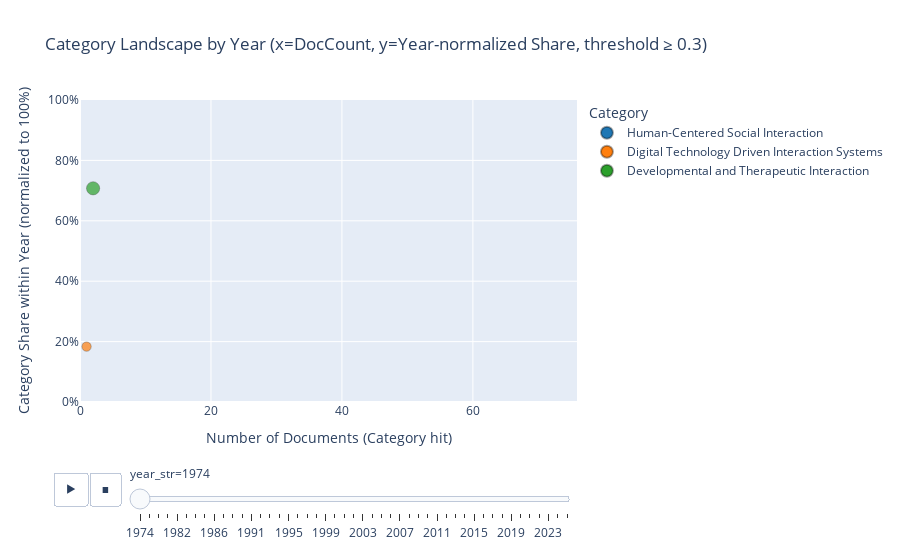

Notebook code cell kept with this figure:
### Code cell
import plotly.graph_objects as go

# -----------------------------------------
# 0) 범주 매핑
# -----------------------------------------
category_map = {
    "Human-Centered Social Interaction": ["Topic 4", "Topic 5", "Topic 6"],
    "Digital Technology Driven Interaction Systems": ["Topic 1", "Topic 3"],
    "Developmental and Therapeutic Interaction": ["Topic 2"]
}

threshold = 0.3  # DocCount 기준

# 요청한(이미지와 같은) 색상 계열
color_map = {
    "Human-Centered Social Interaction": "#1f77b4",   # 파랑
    "Digital Technology Driven Interaction Systems": "#ff7f0e",  # 주황
    "Developmental and Therapeutic Interaction": "#2ca02c"       # 초록
}

# dt: columns = year(int), Topic 1..K(float)
# (dt가 이미 만들어져 있다고 가정)
for cat, topics in category_map.items():
    missing = [t for t in topics if t not in dt.columns]
    if missing:
        raise ValueError(f"[{cat}]에 매핑된 토픽이 dt에 없어요: {missing}")

years_sorted = sorted(dt["year"].unique())
cat_order = list(category_map.keys())

# -----------------------------------------
# 1) 연도별 토픽 평균 (year x topics)
# -----------------------------------------
topic_cols = [c for c in dt.columns if c.startswith("Topic ")]
year_topic_mean = dt.groupby("year")[topic_cols].mean().reindex(years_sorted)

# -----------------------------------------
# 2) 연도별 범주 합 S_{y,c} (sum of topic means within category)
# -----------------------------------------
df_cat_sum = pd.DataFrame({"year": years_sorted})
for cat, topics in category_map.items():
    df_cat_sum[cat] = year_topic_mean[topics].sum(axis=1).values

# -----------------------------------------
# 3) 연도별 비중 P_{y,c} = S_{y,c} / Σ_c S_{y,c}
#    -> 연도별 100% 정규화
# -----------------------------------------
row_sum = df_cat_sum[cat_order].sum(axis=1).replace(0, np.nan)

df_cat_share = df_cat_sum.copy()
df_cat_share[cat_order] = df_cat_sum[cat_order].div(row_sum, axis=0).fillna(0)

df_cat_share_long = df_cat_share.melt(
    id_vars="year", var_name="Category", value_name="Share"
)

# -----------------------------------------
# 4) 연도별 범주 문서수 (union hit)
#    -> 범주 토픽 중 하나라도 threshold 이상이면 그 범주에 "해당"으로 카운트
# -----------------------------------------
df_cat_cnt = pd.DataFrame({"year": years_sorted})
for cat, topics in category_map.items():
    hit = (dt[topics] >= threshold).any(axis=1).astype(int)
    tmp = pd.DataFrame({"year": dt["year"].values, "hit": hit.values})
    df_cat_cnt[cat] = (
        tmp.groupby("year")["hit"]
           .sum()
           .reindex(years_sorted)
           .fillna(0)
           .astype(int)
           .values
    )

df_cat_cnt_long = df_cat_cnt.melt(
    id_vars="year", var_name="Category", value_name="DocCount"
)

# -----------------------------------------
# 5) 결합 (Plotly용)
# -----------------------------------------
df_plot = (
    pd.merge(df_cat_share_long, df_cat_cnt_long, on=["year", "Category"], how="left")
      .fillna(0)
)
df_plot["year_str"] = df_plot["year"].astype(int).astype(str)

# -----------------------------------------
# 6) Animated Bubble: x=DocCount, y=Share
#    - 버블 크기: DocCount (값에 따라 변화)
#    - 범례 마커 크기: 고정 (더미 trace로 처리)
# -----------------------------------------
fig = px.scatter(
    df_plot,
    x="DocCount",
    y="Share",
    size="DocCount",
    color="Category",
    animation_frame="year_str",
    animation_group="Category",
    color_discrete_map=color_map,
    category_orders={"year_str": [str(y) for y in years_sorted], "Category": cat_order},
    range_x=[0, df_plot["DocCount"].max() * 1.1],
    range_y=[0, 1],
    size_max=55,
    title=f"Category Landscape by Year (x=DocCount, y=Year-normalized Share, threshold ≥ {threshold})"
)

# (가독성) 실제 점 테두리
fig.update_traces(marker=dict(line=dict(width=1, color="rgba(0,0,0,0.35)")))

# ✅ 6-1) px가 만든 "기본 범례" 전부 끄기 (현재 trace)
for tr in fig.data:
    tr.showlegend = False

# ✅ 6-2) 애니메이션 프레임 안 trace들도 범례 끄기 (중복 해결 핵심)
if hasattr(fig, "frames") and fig.frames:
    for fr in fig.frames:
        for tr in fr.data:
            tr.showlegend = False

# ✅ 6-3) 범례 전용 더미 trace 추가 (고정 크기 마커)
legend_marker_size = 14
for cat in cat_order:
    fig.add_trace(
        go.Scatter(
            x=[None],
            y=[None],
            mode="markers",
            marker=dict(
                size=legend_marker_size,
                color=color_map[cat],
                symbol="circle",
                line=dict(width=1, color="rgba(0,0,0,0.35)")
            ),
            name=cat,
            showlegend=True,
            hoverinfo="skip"
        )
    )

# 축/레이아웃
fig.update_yaxes(tickformat=".0%")
fig.update_layout(
    xaxis_title="Number of Documents (Category hit)",
    yaxis_title="Category Share within Year (normalized to 100%)",
    legend_title_text="Category"
)

# 속도 + 부드러운 전환
fig.layout.updatemenus[0].buttons[0].args[1]["frame"]["duration"] = 1200
fig.layout.updatemenus[0].buttons[0].args[1]["transition"] = {
    "duration": 900,
    "easing": "cubic-in-out"
}

fig.show()

# (선택) 저장
os.makedirs("outputs", exist_ok=True)
fig.write_html("outputs/category_landscape_year_normalized_share.html")

### Figure 1 — Plotly figure (JSON) as saved in the notebook; plotly's stock layout.template omitted (floating-point values rounded to 4 significant figures)
{"data": [{"hovertemplate": "Category=Human-Centered Social Interaction<br>year_str=1974<br>DocCount=%{marker.size}<br>Share=%{y}<extra></extra>", "ids": ["Human-Centered Social Interaction"], "legendgroup": "Human-Centered Social Interaction", "marker": {"color": "#1f77b4", "line": {"color": "rgba(0,0,0,0.35)", "width": 1}, "size": [0], "sizemode": "area", "sizeref": 0.02281, "symbol": "circle"}, "mode": "markers", "name": "Human-Centered Social Interaction", "orientation": "v", "showlegend": false, "type": "scatter", "x": [0], "xaxis": "x", "y": [0.109], "yaxis": "y"}, {"hovertemplate": "Category=Digital Technology Driven Interaction Systems<br>year_str=1974<br>DocCount=%{marker.size}<br>Share=%{y}<extra></extra>", "ids": ["Digital Technology Driven Interaction Systems"], "legendgroup": "Digital Technology Driven Interaction Systems", "marker": {"color": "#ff7f0e", "line": {"color": "rgba(0,0,0,0.35)", "width": 1}, "size": [1], "sizemode": "area", "sizeref": 0.02281, "symbol": "circle"}, "mode": "markers", "name": "Digital Technology Driven Interaction Systems", "orientation": "v", "showlegend": false, "type": "scatter", "x": [1], "xaxis": "x", "y": [0.1834], "yaxis": "y"}, {"hovertemplate": "Category=Developmental and Therapeutic Interaction<br>year_str=1974<br>DocCount=%{marker.size}<br>Share=%{y}<extra></extra>", "ids": ["Developmental and Therapeutic Interaction"], "legendgroup": "Developmental and Therapeutic Interaction", "marker": {"color": "#2ca02c", "line": {"color": "rgba(0,0,0,0.35)", "width": 1}, "size": [2], "sizemode": "area", "sizeref": 0.02281, "symbol": "circle"}, "mode": "markers", "name": "Developmental and Therapeutic Interaction", "orientation": "v", "showlegend": false, "type": "scatter", "x": [2], "xaxis": "x", "y": [0.7076], "yaxis": "y"}, {"hoverinfo": "skip", "marker": {"color": "#1f77b4", "line": {"color": "rgba(0,0,0,0.35)", "width": 1}, "size": 14, "symbol": "circle"}, "mode": "markers", "name": "Human-Centered Social Interaction", "showlegend": true, "type": "scatter", "x": [null], "y": [null]}, {"hoverinfo": "skip", "marker": {"color": "#ff7f0e", "line": {"color": "rgba(0,0,0,0.35)", "width": 1}, "size": 14, "symbol": "circle"}, "mode": "markers", "name": "Digital Technology Driven Interaction Systems", "showlegend": true, "type": "scatter", "x": [null], "y": [null]}, {"hoverinfo": "skip", "marker": {"color": "#2ca02c", "line": {"color": "rgba(0,0,0,0.35)", "width": 1}, "size": 14, "symbol": "circle"}, "mode": "markers", "name": "Developmental and Therapeutic Interaction", "showlegend": true, "type": "scatter", "x": [null], "y": [null]}], "layout": {"legend": {"itemsizing": "constant", "title": {"text": "Category"}, "tracegroupgap": 0}, "sliders": [{"active": 0, "currentvalue": {"prefix": "year_str="}, "len": 0.9, "pad": {"b": 10, "t": 60}, "steps": [{"args": [["1974"], {"frame": {"duration": 0, "redraw": false}, "fromcurrent": true, "mode": "immediate", "transition": {"duration": 0, "easing": "linear"}}], "label": "1974", "method": "animate"}, {"args": [["1976"], {"frame": {"duration": 0, "redraw": false}, "fromcurrent": true, "mode": "immediate", "transition": {"duration": 0, "easing": "linear"}}], "label": "1976", "method": "animate"}, {"args": [["1980"], {"frame": {"duration": 0, "redraw": false}, "fromcurrent": true, "mode": "immediate", "transition": {"duration": 0, "easing": "linear"}}], "label": "1980", "method": "animate"}, {"args": [["1981"], {"frame": {"duration": 0, "redraw": false}, "fromcurrent": true, "mode": "immediate", "transition": {"duration": 0, "easing": "linear"}}], "label": "1981", "method": "animate"}, {"args": [["1982"], {"frame": {"duration": 0, "redraw": false}, "fromcurrent": true, "mode": "immediate", "transition": {"duration": 0, "easing": "linear"}}], "label": "1982", "method": "animate"}, {"args": [["1983"], {"frame": {"duration": 0, "redraw": false}, "fromcurrent": true, "mode": "immediate", "transition": {"duration": 0, "easing": "linear"}}], "label": "1983", "method": "animate"}, {"args": [["1984"], {"frame": {"duration": 0, "redraw": false}, "fromcurrent": true, "mode": "immediate", "transition": {"duration": 0, "easing": "linear"}}], "label": "1984", "method": "animate"}, {"args": [["1985"], {"frame": {"duration": 0, "redraw": false}, "fromcurrent": true, "mode": "immediate", "transition": {"duration": 0, "easing": "linear"}}], "label": "1985", "method": "animate"}, {"args": [["1986"], {"frame": {"duration": 0, "redraw": false}, "fromcurrent": true, "mode": "immediate", "transition": {"duration": 0, "easing": "linear"}}], "label": "1986", "method": "animate"}, {"args": [["1987"], {"frame": {"duration": 0, "redraw": false}, "fromcurrent": true, "mode": "immediate", "transition": {"duration": 0, "easing": "linear"}}], "label": "1987", "method": "animate"}, {"args": [["1989"], {"frame": {"duration": 0, "redraw": false}, "fromcurrent": true, "mode": "immediate", "transition": {"duration": 0, "easing": "linear"}}], "label": "1989", "method": "animate"}, {"args": [["1990"], {"frame": {"duration": 0, "redraw": false}, "fromcurrent": true, "mode": "immediate", "transition": {"duration": 0, "easing": "linear"}}], "label": "1990", "method": "animate"}, {"args": [["1991"], {"frame": {"duration": 0, "redraw": false}, "fromcurrent": true, "mode": "immediate", "transition": {"duration": 0, "easing": "linear"}}], "label": "1991", "method": "animate"}, {"args": [["1992"], {"frame": {"duration": 0, "redraw": false}, "fromcurrent": true, "mode": "immediate", "transition": {"duration": 0, "easing": "linear"}}], "label": "1992", "method": "animate"}, {"args": [["1993"], {"frame": {"duration": 0, "redraw": false}, "fromcurrent": true, "mode": "immediate", "transition": {"duration": 0, "easing": "linear"}}], "label": "1993", "method": "animate"}, {"args": [["1994"], {"frame": {"duration": 0, "redraw": false}, "fromcurrent": true, "mode": "immediate", "transition": {"duration": 0, "easing": "linear"}}], "label": "1994", "method": "animate"}, {"args": [["1995"], {"frame": {"duration": 0, "redraw": false}, "fromcurrent": true, "mode": "immediate", "transition": {"duration": 0, "easing": "linear"}}], "label": "1995", "method": "animate"}, {"args": [["1996"], {"frame": {"duration": 0, "redraw": false}, "fromcurrent": true, "mode": "immediate", "transition": {"duration": 0, "easing": "linear"}}], "label": "1996", "method": "animate"}, {"args": [["1997"], {"frame": {"duration": 0, "redraw": false}, "fromcurrent": true, "mode": "immediate", "transition": {"duration": 0, "easing": "linear"}}], "label": "1997", "method": "animate"}, {"args": [["1998"], {"frame": {"duration": 0, "redraw": false}, "fromcurrent": true, "mode": "immediate", "transition": {"duration": 0, "easing": "linear"}}], "label": "1998", "method": "animate"}, {"args": [["1999"], {"frame": {"duration": 0, "redraw": false}, "fromcurrent": true, "mode": "immediate", "transition": {"duration": 0, "easing": "linear"}}], "label": "1999", "method": "animate"}, {"args": [["2000"], {"frame": {"duration": 0, "redraw": false}, "fromcurrent": true, "mode": "immediate", "transition": {"duration": 0, "easing": "linear"}}], "label": "2000", "method": "animate"}, {"args": [["2001"], {"frame": {"duration": 0, "redraw": false}, "fromcurrent": true, "mode": "immediate", "transition": {"duration": 0, "easing": "linear"}}], "label": "2001", "method": "animate"}, {"args": [["2002"], {"frame": {"duration": 0, "redraw": false}, "fromcurrent": true, "mode": "immediate", "transition": {"duration": 0, "easing": "linear"}}], "label": "2002", "method": "animate"}, {"args": [["2003"], {"frame": {"duration": 0, "redraw": false}, "fromcurrent": true, "mode": "immediate", "transition": {"duration": 0, "easing": "linear"}}], "label": "2003", "method": "animate"}, {"args": [["2004"], {"frame": {"duration": 0, "redraw": false}, "fromcurrent": true, "mode": "immediate", "transition": {"duration": 0, "easing": "linear"}}], "label": "2004", "method": "animate"}, {"args": [["2005"], {"frame": {"duration": 0, "redraw": false}, "fromcurrent": true, "mode": "immediate", "transition": {"duration": 0, "easing": "linear"}}], "label": "2005", "method": "animate"}, {"args": [["2006"], {"frame": {"duration": 0, "redraw": false}, "fromcurrent": true, "mode": "immediate", "transition": {"duration": 0, "easing": "linear"}}], "label": "2006", "method": "animate"}, {"args": [["2007"], {"frame": {"duration": 0, "redraw": false}, "fromcurrent": true, "mode": "immediate", "transition": {"duration": 0, "easing": "linear"}}], "label": "2007", "method": "animate"}, {"args": [["2008"], {"frame": {"duration": 0, "redraw": false}, "fromcurrent": true, "mode": "immediate", "transition": {"duration": 0, "easing": "linear"}}], "label": "2008", "method": "animate"}, {"args": [["2009"], {"frame": {"duration": 0, "redraw": false}, "fromcurrent": true, "mode": "immediate", "transition": {"duration": 0, "easing": "linear"}}], "label": "2009", "method": "animate"}, {"args": [["2010"], {"frame": {"duration": 0, "redraw": false}, "fromcurrent": true, "mode": "immediate", "transition": {"duration": 0, "easing": "linear"}}], "label": "2010", "method": "animate"}, {"args": [["2011"], {"frame": {"duration": 0, "redraw": false}, "fromcurrent": true, "mode": "immediate", "transition": {"duration": 0, "easing": "linear"}}], "label": "2011", "method": "animate"}, {"args": [["2012"], {"frame": {"duration": 0, "redraw": false}, "fromcurrent": true, "mode": "immediate", "transition": {"duration": 0, "easing": "linear"}}], "label": "2012", "method": "animate"}, {"args": [["2013"], {"frame": {"duration": 0, "redraw": false}, "fromcurrent": true, "mode": "immediate", "transition": {"duration": 0, "easing": "linear"}}], "label": "2013", "method": "animate"}, {"args": [["2014"], {"frame": {"duration": 0, "redraw": false}, "fromcurrent": true, "mode": "immediate", "transition": {"duration": 0, "easing": "linear"}}], "label": "2014", "method": "animate"}, {"args": [["2015"], {"frame": {"duration": 0, "redraw": false}, "fromcurrent": true, "mode": "immediate", "transition": {"duration": 0, "easing": "linear"}}], "label": "2015", "method": "animate"}, {"args": [["2016"], {"frame": {"duration": 0, "redraw": false}, "fromcurrent": true, "mode": "immediate", "transition": {"duration": 0, "easing": "linear"}}], "label": "2016", "method": "animate"}, {"args": [["2017"], {"frame": {"duration": 0, "redraw": false}, "fromcurrent": true, "mode": "immediate", "transition": {"duration": 0, "easing": "linear"}}], "label": "2017", "method": "animate"}, {"args": [["2018"], {"frame": {"duration": 0, "redraw": false}, "fromcurrent": true, "mode": "immediate", "transition": {"duration": 0, "easing": "linear"}}], "label": "2018", "method": "animate"}, {"args": [["2019"], {"frame": {"duration": 0, "redraw": false}, "fromcurrent": true, "mode": "immediate", "transition": {"duration": 0, "easing": "linear"}}], "label": "2019", "method": "animate"}, {"args": [["2020"], {"frame": {"duration": 0, "redraw": false}, "fromcurrent": true, "mode": "immediate", "transition": {"duration": 0, "easing": "linear"}}], "label": "2020", "method": "animate"}, {"args": [["2021"], {"frame": {"duration": 0, "redraw": false}, "fromcurrent": true, "mode": "immediate", "transition": {"duration": 0, "easing": "linear"}}], "label": "2021", "method": "animate"}, {"args": [["2022"], {"frame": {"duration": 0, "redraw": false}, "fromcurrent": true, "mode": "immediate", "transition": {"duration": 0, "easing": "linear"}}], "label": "2022", "method": "animate"}, {"args": [["2023"], {"frame": {"duration": 0, "redraw": false}, "fromcurrent": true, "mode": "immediate", "transition": {"duration": 0, "easing": "linear"}}], "label": "2023", "method": "animate"}, {"args": [["2024"], {"frame": {"duration": 0, "redraw": false}, "fromcurrent": true, "mode": "immediate", "transition": {"duration": 0, "easing": "linear"}}], "label": "2024", "method": "animate"}, {"args": [["2025"], {"frame": {"duration": 0, "redraw": false}, "fromcurrent": true, "mode": "immediate", "transition": {"duration": 0, "easing": "linear"}}], "label": "2025", "method": "animate"}], "x": 0.1, "xanchor": "left", "y": 0, "yanchor": "top"}], "title": {"text": "Category Landscape by Year (x=DocCount, y=Year-normalized Share, threshold ≥ 0.3)"}, "updatemenus": [{"buttons": [{"args": [null, {"frame": {"duration": 1200, "redraw": false}, "fromcurrent": true, "mode": "immediate", "transition": {"duration": 900, "easing": "cubic-in-out"}}], "label": "&#9654;", "method": "animate"}, {"args": [[null], {"frame": {"duration": 0, "redraw": false}, "fromcurrent": true, "mode": "immediate", "transition": {"duration": 0, "easing": "linear"}}], "label": "&#9724;", "method": "animate"}], "direction": "left", "pad": {"r": 10, "t": 70}, "showactive": false, "type": "buttons", "x": 0.1, "xanchor": "right", "y": 0, "yanchor": "top"}], "xaxis": {"anchor": "y", "domain": [0, 1], "range": [0, 75.9], "title": {"text": "Number of Documents (Category hit)"}}, "yaxis": {"anchor": "x", "domain": [0, 1], "range": [0, 1], "tickformat": ".0%", "title": {"text": "Category Share within Year (normalized to 100%)"}}}}
